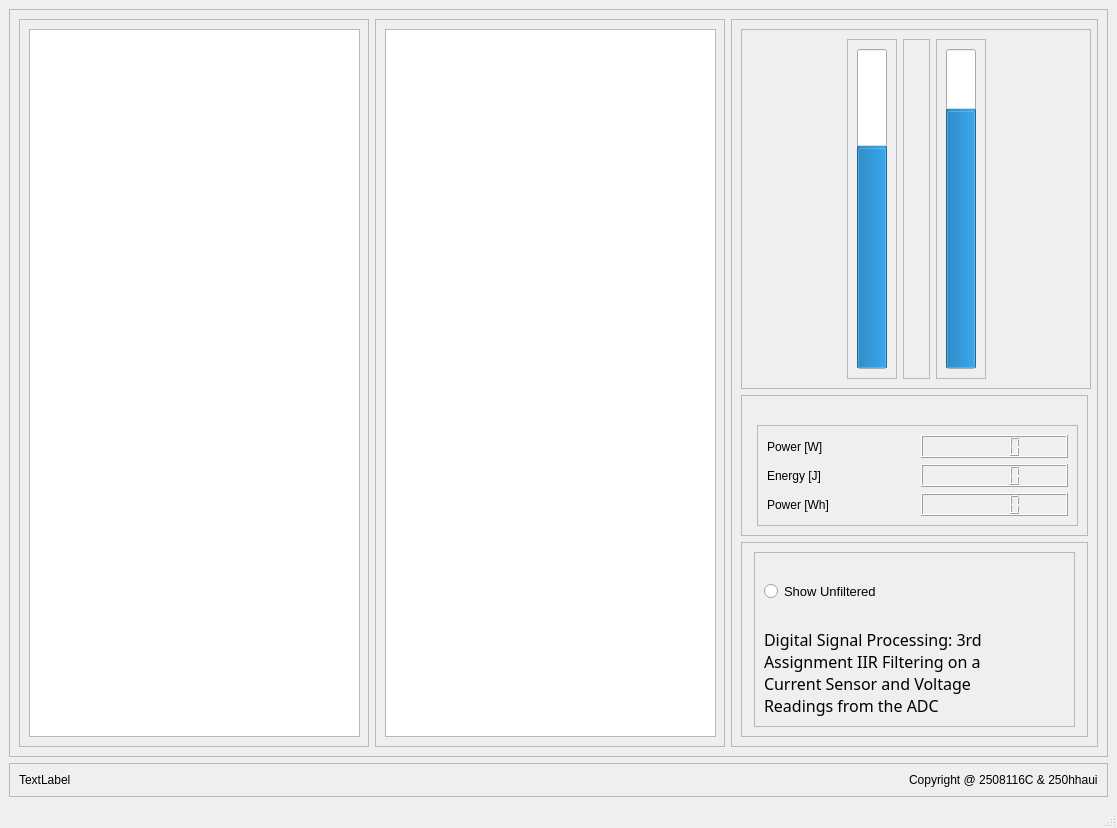
<?xml version="1.0" encoding="UTF-8"?>
<ui version="4.0">
 <class>MainWindow</class>
 <widget class="QMainWindow" name="MainWindow">
  <property name="geometry">
   <rect>
    <x>0</x>
    <y>0</y>
    <width>1117</width>
    <height>828</height>
   </rect>
  </property>
  <property name="minimumSize">
   <size>
    <width>1117</width>
    <height>0</height>
   </size>
  </property>
  <property name="acceptDrops">
   <bool>false</bool>
  </property>
  <property name="windowTitle">
   <string>IIR Filter on Current and Voltage measurments</string>
  </property>
  <property name="windowIcon">
   <iconset>
    <normaloff>38_electrical-electric-electricity-multimeter-512.png</normaloff>38_electrical-electric-electricity-multimeter-512.png</iconset>
  </property>
  <property name="windowOpacity">
   <double>1.000000000000000</double>
  </property>
  <widget class="QWidget" name="centralwidget">
   <layout class="QVBoxLayout" name="verticalLayout_6">
    <item>
     <widget class="QFrame" name="frame">
      <property name="frameShape">
       <enum>QFrame::StyledPanel</enum>
      </property>
      <property name="frameShadow">
       <enum>QFrame::Raised</enum>
      </property>
      <layout class="QHBoxLayout" name="horizontalLayout_2">
       <item>
        <widget class="QFrame" name="frame_2">
         <property name="minimumSize">
          <size>
           <width>350</width>
           <height>710</height>
          </size>
         </property>
         <property name="frameShape">
          <enum>QFrame::StyledPanel</enum>
         </property>
         <property name="frameShadow">
          <enum>QFrame::Raised</enum>
         </property>
         <layout class="QHBoxLayout" name="horizontalLayout">
          <item>
           <widget class="PlotWidget" name="VoltageGraph">
            <property name="minimumSize">
             <size>
              <width>331</width>
              <height>671</height>
             </size>
            </property>
           </widget>
          </item>
         </layout>
        </widget>
       </item>
       <item>
        <widget class="QFrame" name="frame_3">
         <property name="minimumSize">
          <size>
           <width>350</width>
           <height>710</height>
          </size>
         </property>
         <property name="frameShape">
          <enum>QFrame::StyledPanel</enum>
         </property>
         <property name="frameShadow">
          <enum>QFrame::Raised</enum>
         </property>
         <layout class="QHBoxLayout" name="horizontalLayout_6">
          <item>
           <widget class="PlotWidget" name="CurrentGraph">
            <property name="minimumSize">
             <size>
              <width>331</width>
              <height>671</height>
             </size>
            </property>
           </widget>
          </item>
         </layout>
        </widget>
       </item>
       <item>
        <widget class="QFrame" name="frame_4">
         <property name="maximumSize">
          <size>
           <width>385</width>
           <height>16666</height>
          </size>
         </property>
         <property name="frameShape">
          <enum>QFrame::StyledPanel</enum>
         </property>
         <property name="frameShadow">
          <enum>QFrame::Raised</enum>
         </property>
         <layout class="QVBoxLayout" name="verticalLayout">
          <item>
           <widget class="QFrame" name="frame_5">
            <property name="minimumSize">
             <size>
              <width>350</width>
              <height>300</height>
             </size>
            </property>
            <property name="maximumSize">
             <size>
              <width>500</width>
              <height>400</height>
             </size>
            </property>
            <property name="frameShape">
             <enum>QFrame::StyledPanel</enum>
            </property>
            <property name="frameShadow">
             <enum>QFrame::Raised</enum>
            </property>
            <layout class="QGridLayout" name="gridLayout_2">
             <item row="0" column="0">
              <spacer name="horizontalSpacer_4">
               <property name="orientation">
                <enum>Qt::Horizontal</enum>
               </property>
               <property name="sizeHint" stdset="0">
                <size>
                 <width>40</width>
                 <height>20</height>
                </size>
               </property>
              </spacer>
             </item>
             <item row="0" column="4">
              <spacer name="horizontalSpacer_5">
               <property name="orientation">
                <enum>Qt::Horizontal</enum>
               </property>
               <property name="sizeHint" stdset="0">
                <size>
                 <width>40</width>
                 <height>20</height>
                </size>
               </property>
              </spacer>
             </item>
             <item row="0" column="2">
              <widget class="QFrame" name="frame_14">
               <property name="frameShape">
                <enum>QFrame::StyledPanel</enum>
               </property>
               <property name="frameShadow">
                <enum>QFrame::Raised</enum>
               </property>
               <layout class="QHBoxLayout" name="horizontalLayout_13">
                <item>
                 <widget class="QLabel" name="label_2">
                  <property name="text">
                   <string/>
                  </property>
                  <property name="pixmap">
                   <pixmap>1redpng.png</pixmap>
                  </property>
                  <property name="scaledContents">
                   <bool>true</bool>
                  </property>
                 </widget>
                </item>
               </layout>
              </widget>
             </item>
             <item row="0" column="1">
              <widget class="QFrame" name="frame_12">
               <property name="frameShape">
                <enum>QFrame::StyledPanel</enum>
               </property>
               <property name="frameShadow">
                <enum>QFrame::Raised</enum>
               </property>
               <layout class="QHBoxLayout" name="horizontalLayout_10">
                <item>
                 <widget class="QProgressBar" name="VoltageBar">
                  <property name="minimumSize">
                   <size>
                    <width>30</width>
                    <height>0</height>
                   </size>
                  </property>
                  <property name="cursor">
                   <cursorShape>WaitCursor</cursorShape>
                  </property>
                  <property name="mouseTracking">
                   <bool>false</bool>
                  </property>
                  <property name="maximum">
                   <number>35</number>
                  </property>
                  <property name="value">
                   <number>24</number>
                  </property>
                  <property name="orientation">
                   <enum>Qt::Vertical</enum>
                  </property>
                  <property name="invertedAppearance">
                   <bool>false</bool>
                  </property>
                  <property name="textDirection">
                   <enum>QProgressBar::TopToBottom</enum>
                  </property>
                 </widget>
                </item>
               </layout>
              </widget>
             </item>
             <item row="0" column="3">
              <widget class="QFrame" name="frame_15">
               <property name="frameShape">
                <enum>QFrame::StyledPanel</enum>
               </property>
               <property name="frameShadow">
                <enum>QFrame::Raised</enum>
               </property>
               <layout class="QHBoxLayout" name="horizontalLayout_11">
                <item>
                 <widget class="QProgressBar" name="CurrentBar">
                  <property name="minimumSize">
                   <size>
                    <width>30</width>
                    <height>0</height>
                   </size>
                  </property>
                  <property name="minimum">
                   <number>0</number>
                  </property>
                  <property name="maximum">
                   <number>30</number>
                  </property>
                  <property name="value">
                   <number>24</number>
                  </property>
                  <property name="orientation">
                   <enum>Qt::Vertical</enum>
                  </property>
                  <property name="invertedAppearance">
                   <bool>false</bool>
                  </property>
                 </widget>
                </item>
               </layout>
              </widget>
             </item>
            </layout>
           </widget>
          </item>
          <item>
           <widget class="QFrame" name="frame_6">
            <property name="maximumSize">
             <size>
              <width>16777215</width>
              <height>295</height>
             </size>
            </property>
            <property name="frameShape">
             <enum>QFrame::StyledPanel</enum>
            </property>
            <property name="frameShadow">
             <enum>QFrame::Raised</enum>
            </property>
            <layout class="QGridLayout" name="gridLayout_3">
             <item row="0" column="0">
              <spacer name="horizontalSpacer_3">
               <property name="orientation">
                <enum>Qt::Horizontal</enum>
               </property>
               <property name="sizeHint" stdset="0">
                <size>
                 <width>40</width>
                 <height>20</height>
                </size>
               </property>
              </spacer>
             </item>
             <item row="1" column="1">
              <widget class="QFrame" name="frame_10">
               <property name="minimumSize">
                <size>
                 <width>321</width>
                 <height>0</height>
                </size>
               </property>
               <property name="maximumSize">
                <size>
                 <width>295</width>
                 <height>109</height>
                </size>
               </property>
               <property name="frameShape">
                <enum>QFrame::StyledPanel</enum>
               </property>
               <property name="frameShadow">
                <enum>QFrame::Raised</enum>
               </property>
               <layout class="QVBoxLayout" name="verticalLayout_7">
                <item>
                 <layout class="QVBoxLayout" name="verticalLayout_4">
                  <property name="sizeConstraint">
                   <enum>QLayout::SetMaximumSize</enum>
                  </property>
                  <item>
                   <layout class="QHBoxLayout" name="horizontalLayout_3">
                    <item>
                     <widget class="QLabel" name="label_3">
                      <property name="text">
                       <string>Power [W]</string>
                      </property>
                     </widget>
                    </item>
                    <item>
                     <widget class="QLCDNumber" name="powerlcd"/>
                    </item>
                   </layout>
                  </item>
                  <item>
                   <layout class="QHBoxLayout" name="horizontalLayout_4">
                    <item>
                     <widget class="QLabel" name="label_4">
                      <property name="text">
                       <string>Energy [J]</string>
                      </property>
                     </widget>
                    </item>
                    <item>
                     <widget class="QLCDNumber" name="energylcd"/>
                    </item>
                   </layout>
                  </item>
                  <item>
                   <layout class="QHBoxLayout" name="horizontalLayout_5">
                    <item>
                     <widget class="QLabel" name="label_5">
                      <property name="text">
                       <string>Power [Wh]</string>
                      </property>
                     </widget>
                    </item>
                    <item>
                     <widget class="QLCDNumber" name="watthourlcd"/>
                    </item>
                   </layout>
                  </item>
                 </layout>
                </item>
               </layout>
              </widget>
             </item>
            </layout>
           </widget>
          </item>
          <item>
           <widget class="QFrame" name="frame_7">
            <property name="maximumSize">
             <size>
              <width>361</width>
              <height>195</height>
             </size>
            </property>
            <property name="frameShape">
             <enum>QFrame::StyledPanel</enum>
            </property>
            <property name="frameShadow">
             <enum>QFrame::Raised</enum>
            </property>
            <layout class="QGridLayout" name="gridLayout">
             <item row="0" column="0">
              <widget class="QFrame" name="frame_8">
               <property name="maximumSize">
                <size>
                 <width>321</width>
                 <height>195</height>
                </size>
               </property>
               <property name="font">
                <font>
                 <pointsize>10</pointsize>
                </font>
               </property>
               <property name="frameShape">
                <enum>QFrame::StyledPanel</enum>
               </property>
               <property name="frameShadow">
                <enum>QFrame::Raised</enum>
               </property>
               <layout class="QGridLayout" name="gridLayout_4">
                <item row="0" column="1">
                 <spacer name="verticalSpacer_3">
                  <property name="orientation">
                   <enum>Qt::Vertical</enum>
                  </property>
                  <property name="sizeHint" stdset="0">
                   <size>
                    <width>20</width>
                    <height>40</height>
                   </size>
                  </property>
                 </spacer>
                </item>
                <item row="1" column="1">
                 <widget class="QLabel" name="label_6">
                  <property name="maximumSize">
                   <size>
                    <width>71</width>
                    <height>101</height>
                   </size>
                  </property>
                  <property name="layoutDirection">
                   <enum>Qt::LeftToRight</enum>
                  </property>
                  <property name="text">
                   <string/>
                  </property>
                  <property name="pixmap">
                   <pixmap>Uni_Glasgow_2017_arms.png</pixmap>
                  </property>
                  <property name="scaledContents">
                   <bool>true</bool>
                  </property>
                 </widget>
                </item>
                <item row="1" column="0">
                 <widget class="QLabel" name="label_8">
                  <property name="font">
                   <font>
                    <family>Baskerville Old Face</family>
                    <pointsize>12</pointsize>
                   </font>
                  </property>
                  <property name="text">
                   <string>Digital Signal Processing: 3rd Assignment IIR Filtering on a Current Sensor and Voltage Readings from the ADC</string>
                  </property>
                  <property name="wordWrap">
                   <bool>true</bool>
                  </property>
                 </widget>
                </item>
                <item row="0" column="0">
                 <widget class="QRadioButton" name="ShowFiltered">
                  <property name="text">
                   <string>Show Unfiltered</string>
                  </property>
                 </widget>
                </item>
               </layout>
              </widget>
             </item>
            </layout>
           </widget>
          </item>
         </layout>
        </widget>
       </item>
      </layout>
     </widget>
    </item>
    <item>
     <widget class="QFrame" name="frame_11">
      <property name="maximumSize">
       <size>
        <width>16777215</width>
        <height>35</height>
       </size>
      </property>
      <property name="frameShape">
       <enum>QFrame::StyledPanel</enum>
      </property>
      <property name="frameShadow">
       <enum>QFrame::Raised</enum>
      </property>
      <layout class="QHBoxLayout" name="horizontalLayout_7">
       <item>
        <widget class="QLabel" name="label_9">
         <property name="text">
          <string>TextLabel</string>
         </property>
        </widget>
       </item>
       <item>
        <spacer name="horizontalSpacer">
         <property name="orientation">
          <enum>Qt::Horizontal</enum>
         </property>
         <property name="sizeHint" stdset="0">
          <size>
           <width>881</width>
           <height>7</height>
          </size>
         </property>
        </spacer>
       </item>
       <item>
        <widget class="QLabel" name="label_7">
         <property name="layoutDirection">
          <enum>Qt::LeftToRight</enum>
         </property>
         <property name="text">
          <string>Copyright @ 2508116C &amp; 250hhaui</string>
         </property>
        </widget>
       </item>
      </layout>
     </widget>
    </item>
   </layout>
  </widget>
  <widget class="QMenuBar" name="menubar">
   <property name="geometry">
    <rect>
     <x>0</x>
     <y>0</y>
     <width>1117</width>
     <height>22</height>
    </rect>
   </property>
  </widget>
  <widget class="QStatusBar" name="statusbar"/>
 </widget>
 <customwidgets>
  <customwidget>
   <class>PlotWidget</class>
   <extends>QGraphicsView</extends>
   <header>pyqtgrapht.h</header>
  </customwidget>
 </customwidgets>
 <resources/>
 <connections/>
</ui>
